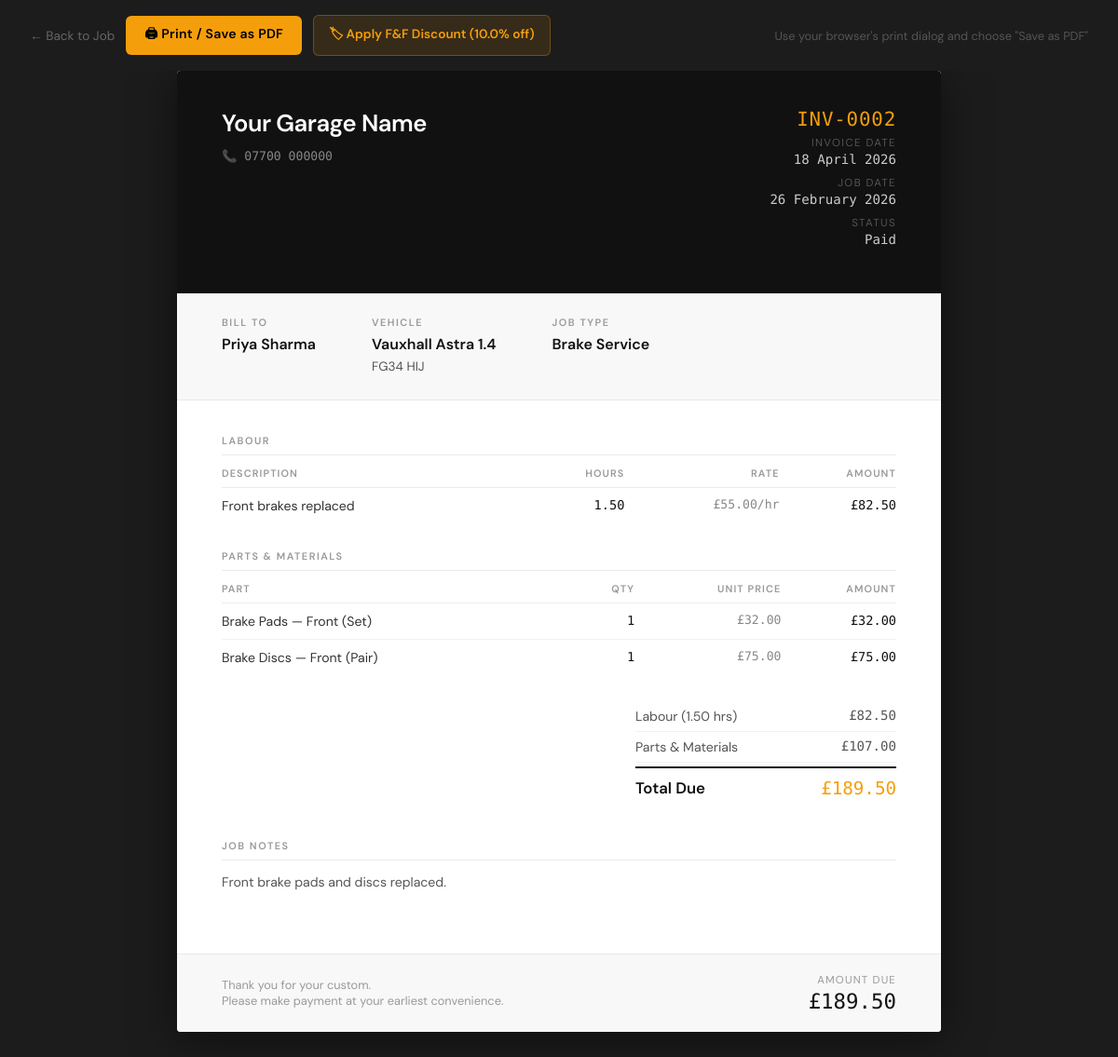
/PHP/invoice.php?id=2 (signed in), run on the app's committed database.
### tables this page shows
CREATE TABLE IF NOT EXISTS settings (
    key_name VARCHAR(50) PRIMARY KEY,
    value    VARCHAR(100) NOT NULL
);

CREATE TABLE IF NOT EXISTS jobs (
    id             INT AUTO_INCREMENT PRIMARY KEY,
    job_date       DATE         NOT NULL,
    customer_name  VARCHAR(150) NOT NULL,
    vehicle        VARCHAR(100) DEFAULT NULL,
    registration   VARCHAR(20)  DEFAULT NULL,
    job_type       VARCHAR(100) DEFAULT NULL,
    description    TEXT         DEFAULT NULL,
    status         ENUM('pending','in_progress','complete') NOT NULL DEFAULT 'pending',
    assigned_to    INT          DEFAULT NULL,
    payment_status ENUM('unpaid','paid') NOT NULL DEFAULT 'unpaid',
    stock_deducted TINYINT(1)  DEFAULT 0,
    deleted        TINYINT(1)  NOT NULL DEFAULT 0,
    deleted_at     DATETIME     DEFAULT NULL,
    deleted_by     VARCHAR(100) DEFAULT NULL
);

CREATE TABLE IF NOT EXISTS job_time (
    id          INT AUTO_INCREMENT PRIMARY KEY,
    job_id      INT           NOT NULL,
    hours       DECIMAL(6,2)  NOT NULL,
    description VARCHAR(255)  DEFAULT NULL,
    logged_by   INT           DEFAULT NULL,
    FOREIGN KEY (job_id) REFERENCES jobs(id) ON DELETE CASCADE
);

CREATE TABLE IF NOT EXISTS job_parts (
    id           INT AUTO_INCREMENT PRIMARY KEY,
    job_id       INT            NOT NULL,
    part_name    VARCHAR(150)   NOT NULL,
    quantity     INT            NOT NULL DEFAULT 1,
    price        DECIMAL(10,2)  NOT NULL DEFAULT 0.00,
    inventory_id INT            DEFAULT NULL,
    FOREIGN KEY (job_id) REFERENCES jobs(id) ON DELETE CASCADE
);

### htdocs/PHP/get_rate.php (called while the page is built)
<?php
function get_hourly_rate($conn) {
    $result = $conn->query("SELECT value FROM settings WHERE key_name='hourly_rate'");
    if($result && $row = $result->fetch_assoc()) return floatval($row["value"]);
    return 50.00;
}
function get_ff_discount($conn) {
    $result = $conn->query("SELECT value FROM settings WHERE key_name='ff_discount'");
    if($result && $row = $result->fetch_assoc()) return floatval($row["value"]);
    return 10.00;
}

### htdocs/PHP/invoice.php (the view, shortened to what this page needs)
<?php
include "config.php";
include "get_rate.php";
$hourly_rate = get_hourly_rate($conn);
$ff_discount = get_ff_discount($conn);
$id = intval($_GET["id"]);
$apply_discount = isset($_GET["discount"]) && $_GET["discount"] == "1";
$stmt = $conn->prepare("SELECT * FROM jobs WHERE id=?");
$stmt->bind_param("i", $id);
$stmt->execute();
$job = $stmt->get_result()->fetch_assoc();
$labour_rows = $conn->query("SELECT description, hours, hours*$hourly_rate as cost FROM job_time WHERE job_id=$id");
$parts_rows = $conn->query("SELECT part_name, quantity, price, quantity*price as line_total FROM job_parts WHERE job_id=$id");
$total_hours = $conn->query("SELECT COALESCE(SUM(hours),0) as t FROM job_time WHERE job_id=$id")->fetch_assoc()["t"];
$labour_total = $total_hours * $hourly_rate;
$parts_total = $conn->query("SELECT COALESCE(SUM(quantity*price),0) as t FROM job_parts WHERE job_id=$id")->fetch_assoc()["t"];
$grand_total = $labour_total + $parts_total;
$discount_amount = $apply_discount ? round($grand_total * ($ff_discount / 100), 2) : 0;
$final_total = $grand_total - $discount_amount;
$invoice_number = "INV-" . str_pad($id, 4, "0", STR_PAD_LEFT);
$invoice_date = date("d F Y");
$job_date_fmt = date("d F Y", strtotime($job["job_date"]));
?>
<!DOCTYPE html>
<html lang="en">
<head>
</head>
<body>
<div class="screen-bar">
    <a class="back-link" href="view_job.php?id=<?php echo $id; ?>">← Back to Job</a>
    <button class="print-btn" onclick="window.print()">🖨 Print / Save as PDF</button>
    <?php if($apply_discount): ?>
        <a href="invoice.php?id=<?php echo $id; ?>" style="padding:9px 16px;background:rgba(16,185,129,0.15);color:#10b981;border:1px solid rgba(16,185,129,0.3);border-radius:6px;font-size:0.85rem;font-weight:600;text-decoration:none;">✓ F&F Discount Applied — Remove</a>
    <?php else: ?>
        <a href="invoice.php?id=<?php echo $id; ?>&discount=1" style="padding:9px 16px;background:rgba(245,158,11,0.12);color:#f59e0b;border:1px solid rgba(245,158,11,0.3);border-radius:6px;font-size:0.85rem;font-weight:600;text-decoration:none;">🏷 Apply F&F Discount (<?php echo number_format($ff_discount,1); ?>% off)</a>
    <?php endif; ?>
    <span class="screen-note">Use your browser's print dialog and choose "Save as PDF"</span>
</div>
<div class="invoice-wrap">
<div class="invoice">
    <div class="inv-header">
        <div>
            <div class="garage-name">Your Garage Name</div>
            <div class="garage-contact">
                📞 07700 000000 <br>
            </div>
        </div>
        <div class="inv-meta">
            <div class="inv-number"><?php echo $invoice_number; ?></div>
            <div class="inv-meta-row">
                <div class="inv-label">Invoice Date</div>
                <div class="inv-value"><?php echo $invoice_date; ?></div>
            </div>
            <div class="inv-meta-row">
                <div class="inv-label">Job Date</div>
                <div class="inv-value"><?php echo $job_date_fmt; ?></div>
            </div>
            <div class="inv-meta-row">
                <div class="inv-label">Status</div>
                <div class="inv-value"><?php echo ucfirst($job["payment_status"] ?? "Unpaid"); ?></div>
            </div>
        </div>
    </div>
    <div class="bill-strip">
        <div class="bill-block">
            <div class="bill-label">Bill To</div>
            <div class="bill-name"><?php echo htmlspecialchars($job["customer_name"]); ?></div>
        </div>
        <div class="bill-block">
            <div class="bill-label">Vehicle</div>
            <div class="bill-name"><?php echo htmlspecialchars($job["vehicle"]); ?></div>
            <div class="bill-detail"><?php echo htmlspecialchars($job["registration"]); ?></div>
        </div>
        <div class="bill-block">
            <div class="bill-label">Job Type</div>
            <div class="bill-name"><?php echo htmlspecialchars($job["job_type"]); ?></div>
        </div>
    </div>
    <div class="inv-body">
        <div class="section-title">Labour</div>
        <?php $labour_entries = []; while($r = $labour_rows->fetch_assoc()) $labour_entries[] = $r; ?>
        <?php if(empty($labour_entries)): ?>
            <div class="empty-section">No labour entries recorded.</div>
        <?php else: ?>
        <table>
            <thead>
                <tr>
                    <th>Description</th>
                    <th class="right">Hours</th>
                    <th class="right">Rate</th>
                    <th class="right">Amount</th>
                </tr>
            </thead>
            <tbody>
                <?php foreach($labour_entries as $row): ?>
                <tr>
                    <td><?php echo htmlspecialchars($row["description"]); ?></td>
                    <td class="right"><?php echo number_format($row["hours"], 2); ?></td>
                    <td class="right muted">£<?php echo number_format($hourly_rate, 2); ?>/hr</td>
                    <td class="right">£<?php echo number_format($row["cost"], 2); ?></td>
                </tr>
                <?php endforeach; ?>
            </tbody>
        </table>
        <?php endif; ?>
        <div class="section-title">Parts & Materials</div>
        <?php $parts_entries = []; while($r = $parts_rows->fetch_assoc()) $parts_entries[] = $r; ?>
        <?php if(empty($parts_entries)): ?>
            <div class="empty-section">No parts recorded.</div>
        <?php else: ?>
        <table>
            <thead>
                <tr>
                    <th>Part</th>
                    <th class="right">Qty</th>
                    <th class="right">Unit Price</th>
                    <th class="right">Amount</th>
                </tr>
            </thead>
            <tbody>
                <?php foreach($parts_entries as $row): ?>
                <tr>
                    <td><?php echo htmlspecialchars($row["part_name"]); ?></td>
                    <td class="right"><?php echo $row["quantity"]; ?></td>
                    <td class="right muted">£<?php echo number_format($row["price"], 2); ?></td>
                    <td class="right">£<?php echo number_format($row["line_total"], 2); ?></td>
                </tr>
                <?php endforeach; ?>
            </tbody>
        </table>
        <?php endif; ?>
        <div class="totals-block">
            <div class="total-row">
                <span>Labour (<?php echo number_format($total_hours, 2); ?> hrs)</span>
                <span>£<?php echo number_format($labour_total, 2); ?></span>
            </div>
            <div class="total-row">
                <span>Parts & Materials</span>
                <span>£<?php echo number_format($parts_total, 2); ?></span>
            </div>
            <div class="total-row grand">
                <span>Total Due</span>
                <span>£<?php echo number_format($final_total, 2); ?></span>
            </div>
        </div>
        <?php if(!empty($job["description"])): ?>
        <div class="section-title">Job Notes</div>
        <p style="font-size:0.88rem;color:#555;line-height:1.7;margin:0 0 28px;">
            <?php echo nl2br(htmlspecialchars($job["description"])); ?>
        </p>
        <?php endif; ?>
    </div>
    <div class="inv-footer">
        <div class="footer-note">
            Thank you for your custom.<br>
            Please make payment at your earliest convenience.
        </div>
        <div>
            <div class="footer-total-label">Amount Due</div>
            <div class="footer-total-value">£<?php echo number_format($final_total, 2); ?></div>
        </div>
    </div>
</div>
</div>
</body>
</html>

### htdocs/PHP/invoice.php (style rules this page uses)
body { margin: 0; background: #1c1c1c; font-family: 'DM Sans', sans-serif; color: #111; }
.screen-bar { background: #1c1c1c; padding: 16px 32px; display: flex; align-items: center; gap: 12px; position: sticky; top: 0; z-index: 100; }
.print-btn { background: #f59e0b; color: #000; border: none; font-family: 'DM Sans', sans-serif; font-weight: 600; font-size: 0.88rem; padding: 9px 20px; border-radius: 6px; cursor: pointer; letter-spacing: 0.02em; transition: background 0.15s; }
.back-link { color: #666; text-decoration: none; font-size: 0.85rem; transition: color 0.15s; }
.screen-note { color: #555; font-size: 0.8rem; margin-left: auto; }
.invoice-wrap { max-width: 820px; margin: 0 auto 60px; padding: 0 24px; }
.invoice { background: #fff; border-radius: 4px; overflow: hidden; box-shadow: 0 8px 48px rgba(0,0,0,0.5); }
.inv-header { background: #111; color: #fff; padding: 40px 48px; display: flex; justify-content: space-between; align-items: flex-start; }
.garage-name { font-size: 1.6rem; font-weight: 600; letter-spacing: -0.02em; color: #fff; margin-bottom: 8px; }
.garage-contact { font-size: 0.82rem; color: #888; line-height: 1.7; font-family: 'DM Mono', monospace; }
.inv-meta { text-align: right; }
.inv-number { font-family: 'DM Mono', monospace; font-size: 1.3rem; font-weight: 500; color: #f59e0b; letter-spacing: 0.04em; margin-bottom: 6px; }
.inv-label { font-size: 0.72rem; letter-spacing: 0.12em; text-transform: uppercase; color: #555; margin-bottom: 2px; }
.inv-value { font-size: 0.88rem; color: #ccc; font-family: 'DM Mono', monospace; }
.inv-meta-row { margin-bottom: 10px; }
.bill-strip { background: #f8f8f8; border-bottom: 1px solid #e8e8e8; padding: 24px 48px; display: flex; gap: 60px; }
.bill-label { font-size: 0.68rem; font-weight: 600; letter-spacing: 0.14em; text-transform: uppercase; color: #999; margin-bottom: 6px; }
.bill-name { font-size: 1rem; font-weight: 600; color: #111; margin-bottom: 3px; }
.bill-detail { font-size: 0.85rem; color: #555; line-height: 1.6; }
.inv-body { padding: 36px 48px; }
.section-title { font-size: 0.68rem; font-weight: 600; letter-spacing: 0.14em; text-transform: uppercase; color: #999; margin-bottom: 12px; padding-bottom: 8px; border-bottom: 1px solid #ebebeb; }
table { width: 100%; border-collapse: collapse; margin-bottom: 28px; font-size: 0.88rem; }
thead th { font-size: 0.68rem; font-weight: 600; letter-spacing: 0.1em; text-transform: uppercase; color: #999; text-align: left; padding: 0 0 8px; border-bottom: 1px solid #ebebeb; }
thead th.right { text-align: right; }
tbody td { padding: 10px 0; border-bottom: 1px solid #f2f2f2; color: #333; vertical-align: top; }
tbody td.right { text-align: right; font-family: 'DM Mono', monospace; font-size: 0.85rem; color: #111; }
tbody td.muted { color: #888; font-size: 0.82rem; }
tbody tr:last-child td { border-bottom: none; }
.totals-block { margin-left: auto; width: 280px; margin-bottom: 36px; }
.total-row { display: flex; justify-content: space-between; padding: 7px 0; font-size: 0.88rem; border-bottom: 1px solid #f2f2f2; color: #555; }
.total-row:last-child { border-bottom: none; }
.total-row.grand { font-size: 1.05rem; font-weight: 600; color: #111; margin-top: 4px; padding-top: 10px; border-top: 2px solid #111; border-bottom: none; }
.total-row span:last-child { font-family: 'DM Mono', monospace; font-weight: 500; }
.total-row.grand span:last-child { color: #f59e0b; font-size: 1.2rem; }
.inv-footer { background: #f8f8f8; border-top: 1px solid #e8e8e8; padding: 20px 48px; display: flex; justify-content: space-between; align-items: center; }
.footer-note { font-size: 0.8rem; color: #999; }
.footer-total-label { font-size: 0.72rem; letter-spacing: 0.1em; text-transform: uppercase; color: #999; margin-bottom: 2px; text-align: right; }
.footer-total-value { font-family: 'DM Mono', monospace; font-size: 1.4rem; font-weight: 500; color: #111; }

### data on the page
settings: value "10.0"
jobs: job_date "26 February 2026", payment_status "Paid", customer_name "Priya Sharma", vehicle "Vauxhall Astra 1.4", registration "FG34 HIJ", job_type "Brake Service", description "Front brake pads and discs replaced."
job_time: description "Front brakes replaced", hours "1.50", cost "82.50"
settings: value "55.00"
job_parts: part_name "Brake Pads — Front (Set)", quantity "1", price "32.00", line_total "32.00"
job_parts: part_name "Brake Discs — Front (Pair)", quantity "1", price "75.00", line_total "75.00"

### other printed values
$invoice_number "INV-0002"
$total_hours "1.50"
$labour_total "82.50"
$parts_total "107.00"
$final_total "189.50"
